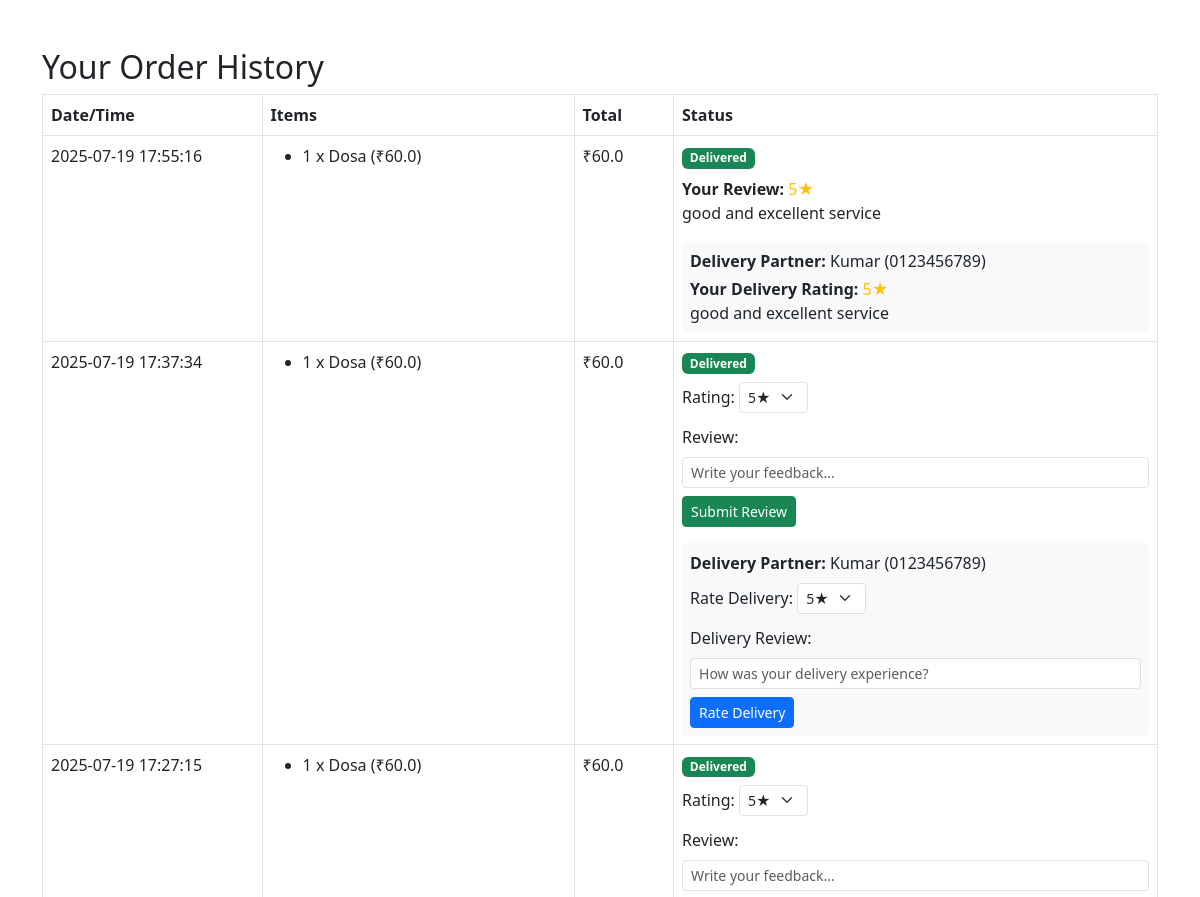
The app's page /order_history (signed in, upper part), older data.
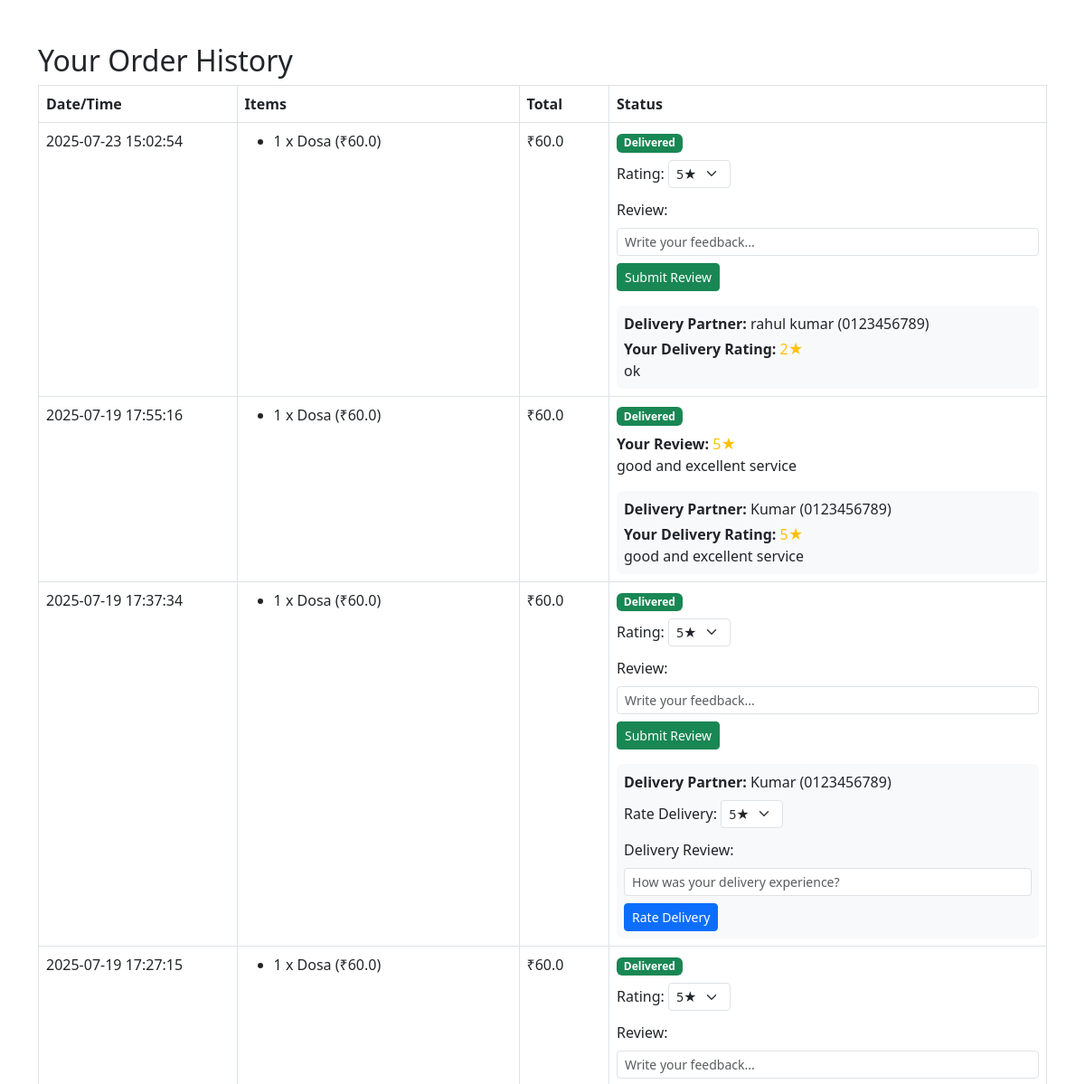
The same page, newer data.
### tables this page shows
CREATE TABLE orders (
    id INTEGER PRIMARY KEY AUTOINCREMENT,
    username TEXT NOT NULL,
    items TEXT NOT NULL,
    total REAL NOT NULL,
    address_id INTEGER,
    payment_mode TEXT,
    order_status TEXT DEFAULT 'Order Placed',
    timestamp DATETIME DEFAULT CURRENT_TIMESTAMP
, restaurant_id INTEGER);

CREATE TABLE reviews (
        id INTEGER PRIMARY KEY AUTOINCREMENT,
        user_id INTEGER NOT NULL,
        restaurant_id INTEGER NOT NULL,
        order_id INTEGER NOT NULL,
        rating INTEGER NOT NULL,
        review TEXT,
        timestamp DATETIME DEFAULT CURRENT_TIMESTAMP,
        FOREIGN KEY(user_id) REFERENCES users(id),
        FOREIGN KEY(restaurant_id) REFERENCES restaurants(id),
        FOREIGN KEY(order_id) REFERENCES orders(id)
    );

CREATE TABLE delivery_partners (
        id INTEGER PRIMARY KEY AUTOINCREMENT,
        username TEXT NOT NULL UNIQUE,
        password TEXT NOT NULL,
        name TEXT NOT NULL,
        phone TEXT NOT NULL,
        vehicle_number TEXT,
        vehicle_type TEXT,
        is_available INTEGER DEFAULT 1,
        current_location TEXT,
        rating REAL DEFAULT 0,
        total_deliveries INTEGER DEFAULT 0
    );

CREATE TABLE delivery_ratings (
        id INTEGER PRIMARY KEY AUTOINCREMENT,
        order_id INTEGER NOT NULL,
        delivery_partner_id INTEGER NOT NULL,
        customer_username TEXT NOT NULL,
        rating INTEGER NOT NULL CHECK (rating >= 1 AND rating <= 5),
        review TEXT,
        timestamp DATETIME DEFAULT CURRENT_TIMESTAMP,
        FOREIGN KEY(order_id) REFERENCES orders(id),
        FOREIGN KEY(delivery_partner_id) REFERENCES delivery_partners(id),
        UNIQUE(order_id, delivery_partner_id)
    );

### routes/user_routes.py (the view)
@user_bp.route('/order_history')
def order_history():
    if 'user' not in session:
        return redirect(url_for('user.login'))
    conn = sqlite3.connect('database.db')
    cursor = conn.cursor()
    cursor.execute("SELECT id, items, total, timestamp, order_status FROM orders WHERE username=? ORDER BY timestamp DESC", (session['user'],))
    orders = cursor.fetchall()
    conn.close()
    order_list = []
    for oid, items, total, timestamp, order_status in orders:
        item_list = json.loads(items)
        conn = sqlite3.connect('database.db')
        cursor = conn.cursor()
        cursor.execute('SELECT rating, review FROM reviews WHERE order_id=?', (oid,))
        review_row = cursor.fetchone()
        delivery_info = None
        delivery_rating = None
        if order_status == 'Delivered':
            cursor.execute('''SELECT dp.id, dp.name, dp.phone, dr.rating, dr.review
                              FROM delivery_orders do
                              JOIN delivery_partners dp ON do.delivery_partner_id = dp.id
                              LEFT JOIN delivery_ratings dr ON do.order_id = dr.order_id AND do.delivery_partner_id = dr.delivery_partner_id
                              WHERE do.order_id=?''', (oid,))
            delivery_row = cursor.fetchone()
            if delivery_row:
                delivery_info = {
                    'id': delivery_row[0],
                    'name': delivery_row[1],
                    'phone': delivery_row[2]
                }
                if delivery_row[3]:  # If rating exists
                    delivery_rating = {
                        'rating': delivery_row[3],
                        'review': delivery_row[4]
                    }
        conn.close()
        review = None
        if review_row:
            review = {'rating': review_row[0], 'text': review_row[1]}
        order_list.append({
            'id': oid,
            'items': item_list,
            'total': total,
            'timestamp': timestamp,
            'order_status': order_status,
            'review': review,
            'delivery_info': delivery_info,
            'delivery_rating': delivery_rating
        })
    return render_template('order_history.html', orders=order_list, username=session['user'])

### templates/order_history.html (shortened to what the changed rows need)
<!DOCTYPE html>
<html lang="en">
<head>
    <link rel="stylesheet" href="https://cdn.jsdelivr.net/npm/bootstrap@5.3.0/dist/css/bootstrap.min.css">
</head>
<body>
<div class="container mt-5">
    <h2>Your Order History</h2>
    {% if orders %}
    <table class="table table-bordered">
        <thead>
            <tr>
                <th>Date/Time</th>
                <th>Items</th>
                <th>Total</th>
                <th>Status</th>
            </tr>
        </thead>
        <tbody>
            {% for order in orders %}
            <tr>
                <td>{{ order.timestamp }}</td>
                <td>
                    <ul class="mb-0">
                        {% for item in order['items'] %}
                        <li>{{ item.quantity }} x {{ item.name }} (₹{{ item.price }})</li>
                        {% endfor %}
                    </ul>
                </td>
                <td>₹{{ order.total }}</td>
                <td><span id="order-status-{{ order.id }}" class="badge
                    {% if order.order_status == 'Order Placed' %}bg-secondary
                    {% elif order.order_status == 'Preparing' %}bg-warning
                    {% elif order.order_status == 'Ready' %}bg-primary
                    {% elif order.order_status == 'Out for Delivery' %}bg-info
                    {% elif order.order_status == 'Delivered' %}bg-success
                    {% endif %}">
                    {{ order.order_status }}
                </span>
                {% if order.order_status == 'Delivered' %}
                    {% if order.review %}
                        <div class="mt-2">
                            <strong>Your Review:</strong> <span class="text-warning">{{ order.review.rating }}★</span><br>
                            <span>{{ order.review.text }}</span>
                        </div>
                    {% else %}
                        <form method="post" action="/submit_review/{{ order.id }}" class="mt-2">
                            <div class="mb-2">
                                <label for="rating-{{ order.id }}" class="form-label">Rating:</label>
                                <select name="rating" id="rating-{{ order.id }}" class="form-select form-select-sm w-auto d-inline-block">
                                    {% for r in range(5,0,-1) %}
                                    <option value="{{ r }}">{{ r }}★</option>
                                    {% endfor %}
                                </select>
                            </div>
                            <div class="mb-2">
                                <label for="review-{{ order.id }}" class="form-label">Review:</label>
                                <input type="text" name="review" id="review-{{ order.id }}" class="form-control form-control-sm" placeholder="Write your feedback...">
                            </div>
                            <button type="submit" class="btn btn-success btn-sm">Submit Review</button>
                        </form>
                    {% endif %}
                    {% if order.delivery_info %}
                        <div class="mt-3 p-2 bg-light rounded">
                            <strong>Delivery Partner:</strong> {{ order.delivery_info.name }} ({{ order.delivery_info.phone }})
                            {% if order.delivery_rating %}
                                <div class="mt-1">
                                    <strong>Your Delivery Rating:</strong> <span class="text-warning">{{ order.delivery_rating.rating }}★</span>
                                    {% if order.delivery_rating.review %}
                                        <br><span>{{ order.delivery_rating.review }}</span>
                                    {% endif %}
                                </div>
                            {% else %}
                                <form method="post" action="/rate_delivery/{{ order.id }}" class="mt-2">
                                    <div class="mb-2">
                                        <label for="delivery-rating-{{ order.id }}" class="form-label">Rate Delivery:</label>
                                        <select name="rating" id="delivery-rating-{{ order.id }}" class="form-select form-select-sm w-auto d-inline-block">
                                            {% for r in range(5,0,-1) %}
                                            <option value="{{ r }}">{{ r }}★</option>
                                            {% endfor %}
                                        </select>
                                    </div>
                                    <div class="mb-2">
                                        <label for="delivery-review-{{ order.id }}" class="form-label">Delivery Review:</label>
                                        <input type="text" name="review" id="delivery-review-{{ order.id }}" class="form-control form-control-sm" placeholder="How was your delivery experience?">
                                    </div>
                                    <button type="submit" class="btn btn-primary btn-sm">Rate Delivery</button>
                                </form>
                            {% endif %}
                        </div>
                    {% endif %}
                {% endif %}
                </td>
            </tr>
            {% endfor %}
        </tbody>
    </table>
    {% else %}
    <p>You have not placed any orders yet.</p>
    {% endif %}
</div>
</body>
</html>

Row changes from the older to the newer data that the page shows:
added orders: timestamp "2025-07-23 15:02:54", quantity "1", name "Dosa", price "60.0", total "60.0", order_status "Delivered", rating "5★", delivery_info.name "rahul kumar", delivery_info.phone "0123456789", delivery_rating.rating "2", delivery_rating.review "ok"
